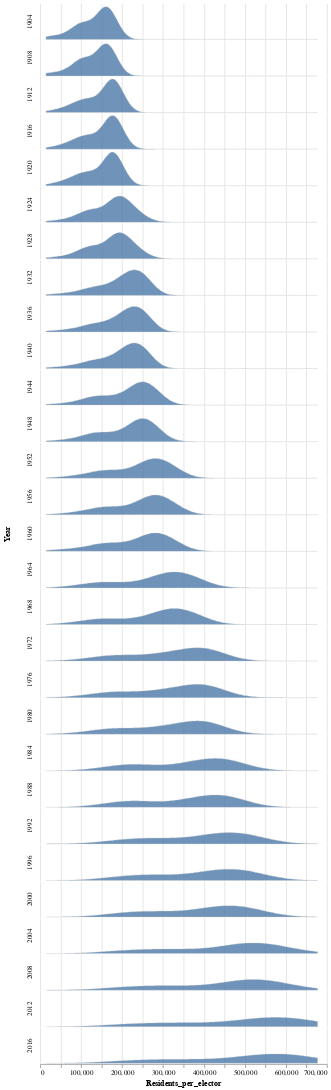

Notebook code cell kept with this figure:
### Code cell
alt.Chart(joined_df.query("Year > 1900 and Year < 2020")).transform_density(
    "Residents_per_elector",
    as_ = ["Residents_per_elector", "density"],
    groupby = ["Year"],
    #steps = 5000
).mark_area(
    interpolate='monotone',
    fillOpacity=0.8,
    stroke='lightgray',
    strokeWidth=0.5
).encode(
    x = alt.X("Residents_per_elector", bin=False),
    y = alt.Y("density:Q", axis=None),
    row = "Year"
).properties(
    height = 50
).configure_facet(
    spacing=0
).configure_view(
    stroke=None
).configure_title(
    anchor='end'
)

### Figure 1 — Vega-Lite specification as saved in the notebook (floating-point values rounded to 4 significant figures; data arrays with more than 128 entries replaced by an {"elided": "..."} marker saying what was removed)
{"config": {"view": {"continuousWidth": 400, "continuousHeight": 300, "stroke": null}, "facet": {"spacing": 0}, "title": {"anchor": "end"}}, "data": {"name": "data-388fd13bd04a1803d23c7a987963d031"}, "mark": {"type": "area", "fillOpacity": 0.8, "interpolate": "monotone", "stroke": "lightgray", "strokeWidth": 0.5}, "encoding": {"row": {"type": "quantitative", "field": "Year"}, "x": {"type": "quantitative", "bin": false, "field": "Residents_per_elector"}, "y": {"type": "quantitative", "axis": null, "field": "density"}}, "height": 50, "transform": [{"density": "Residents_per_elector", "groupby": ["Year"], "as": ["Residents_per_elector", "density"]}], "$schema": "https://vega.github.io/schema/vega-lite/v4.8.1.json", "datasets": {"data-388fd13bd04a1803d23c7a987963d031": {"elided": "1431 records"}}}
